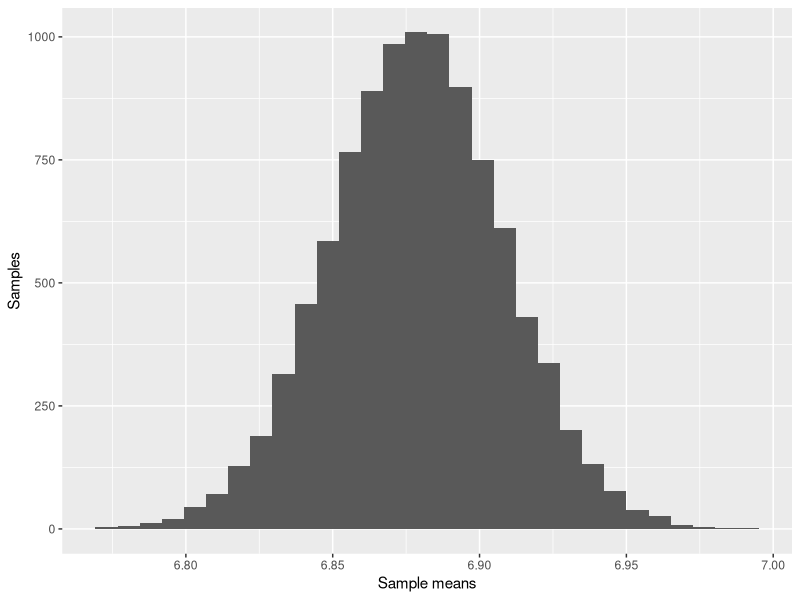
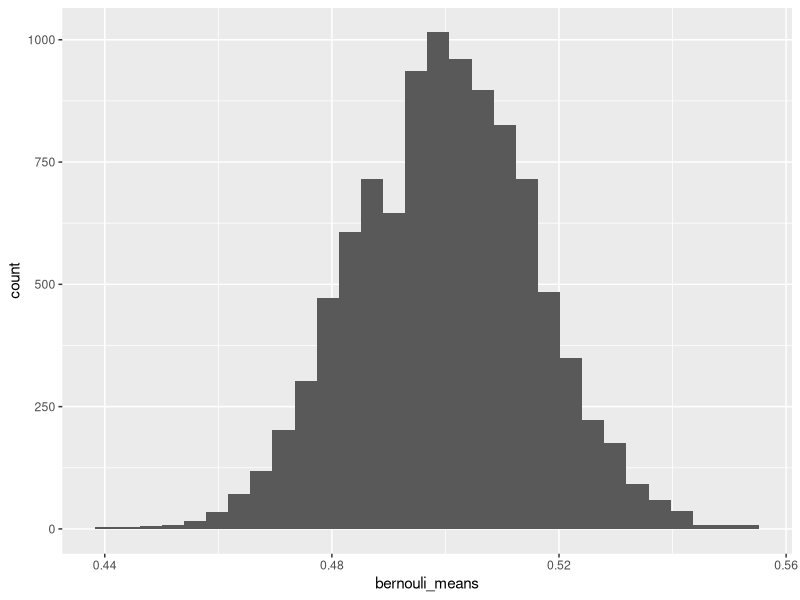
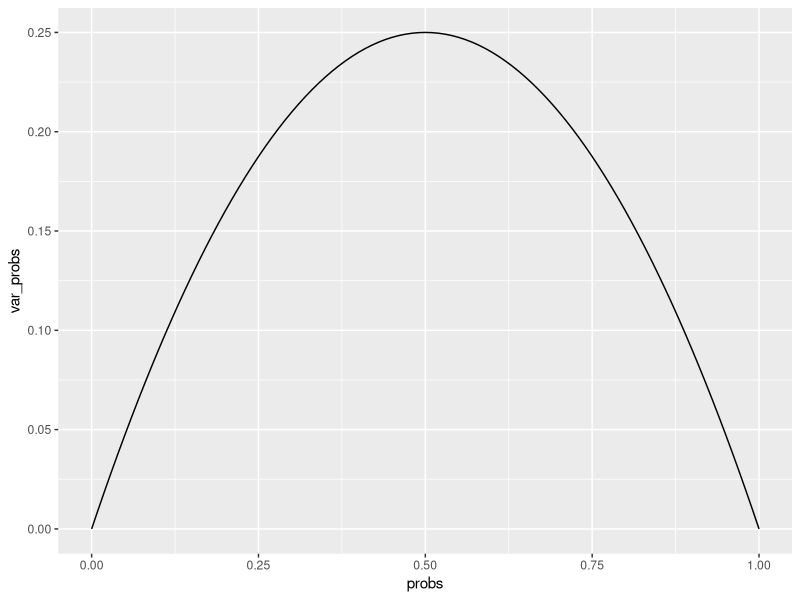
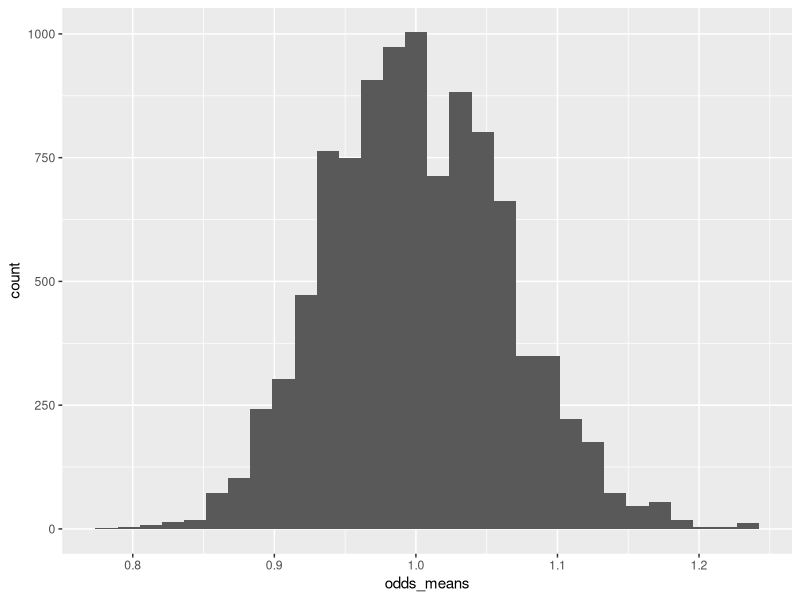

Write R code to recreate these figures, in order.
## ---- chunk 1
library(tidyverse)
## ---- chunk 2
sleep <- read_csv("NHANES_sleep.csv")
## ---- chunk 3
sample_mean <- mean(sleep$SleepHrsNight)
sample_mean
## ---- chunk 4
sum((sample_mean - sleep$SleepHrsNight)^2/length(sleep$SleepHrsNight))
## ---- chunk 5
var(sleep$SleepHrsNight)
## ---- chunk 6
var_sampling_distbution <- var(sleep$SleepHrsNight)/length(sleep$SleepHrsNight)
var_sampling_distbution
## ---- chunk 7
se_sampling_distribution <- sqrt(var_sampling_distbution)
se_sampling_distribution
## ---- chunk 8
sleep_sample <- function(df = sleep) {
  mean(sample(df$SleepHrsNight, size = nrow(df), replace = T))
}
bootstraps <- replicate(10000, sleep_sample())
## ---- chunk 9
tibble(means = bootstraps) |> 
  ggplot() + 
  geom_histogram(aes(means)) + 
  labs(x = 'Sample means', y = 'Samples')

## ---- chunk 10
var_sampling_distbution
## ---- chunk 11
var(bootstraps)
## ---- chunk 12
sum(bootstraps >= (sample_mean - se_sampling_distribution) & bootstraps <= sample_mean + se_sampling_distribution)/length(bootstraps)
## ---- chunk 13
sum(bootstraps >= (sample_mean - 2*se_sampling_distribution) & bootstraps <= sample_mean + 2*se_sampling_distribution)/length(bootstraps)
## ---- chunk 14
sim_bern <- function(n = 1000, p = 0.5) {
  one_minus <- 1-p
  trials <- sample(c(0,1), size = n, replace = T, prob = c(p, one_minus))
  return(trials)
}
mean(sim_bern())
var(sim_bern())
## ---- chunk 15
0.25/1000
## ---- chunk 16
bernouli_means <- replicate(10000, mean(sim_bern()))
tibble(bernouli_means) |> 
  ggplot(aes(bernouli_means)) + 
  geom_histogram()
## ---- chunk 17
var(bernouli_means)
## ---- chunk 18
tibble(
  probs = seq(0,1,by=0.01),
  var_probs = probs*(1-probs)
) |> 
  ggplot(aes(probs, var_probs)) + 
  geom_line()
## ---- chunk 19
odds_means <- bernouli_means/(1-bernouli_means)

tibble(odds_means) |> 
  ggplot(aes(odds_means)) + 
  geom_histogram()

var(odds_means)
## ---- chunk 20
0.5/(1000*(1-0.5)^3)
## ---- chunk 21
sim_odds <- function(n = 1000, p = 0.5) {
  one_minus <- 1-p
  trials <- sample(c(0,1), size = n, replace = T, prob = c(p, one_minus))
  return(trials)
}
